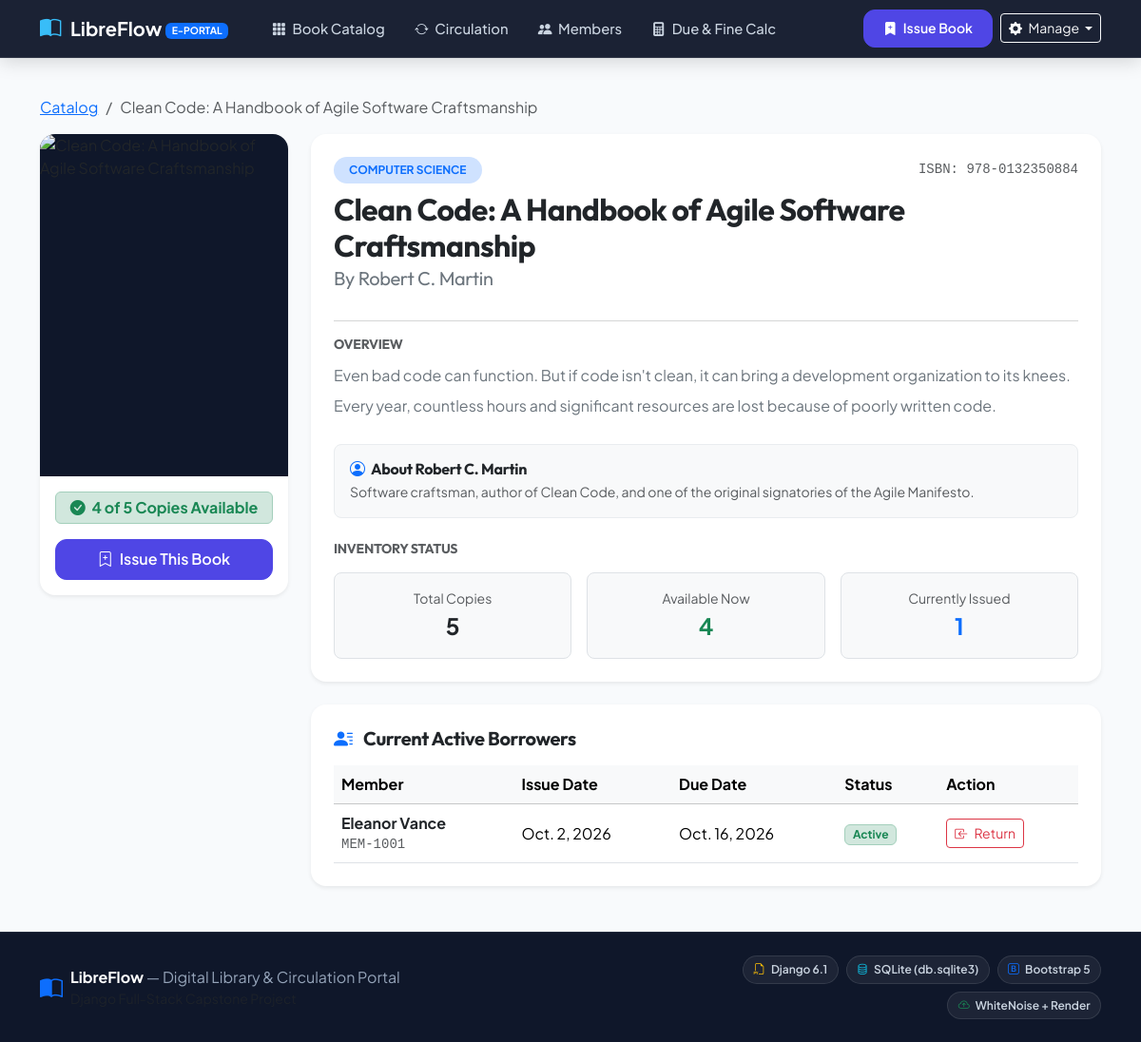
Page /books/1/ on the committed database.
### library/models.py (models this page shows, shortened)
class Book(models.Model):
    GENRE_CHOICES = [
        ('Fiction', 'Fiction'),
        ('Non-Fiction', 'Non-Fiction'),
        ('Computer Science', 'Computer Science & Tech'),
        ('Science', 'Science & Engineering'),
        ('History', 'History & Society'),
        ('Philosophy', 'Philosophy & Psychology'),
        ('Fantasy', 'Fantasy & Sci-Fi'),
        ('Mystery', 'Mystery & Thriller'),
        ('Biography', 'Biography & Memoir'),
        ('Business', 'Business & Economics'),
    ]
    title = models.CharField(max_length=255)
    author = models.ForeignKey(Author, on_delete=models.CASCADE, related_name='books')
    isbn = models.CharField(max_length=20, unique=True, verbose_name="ISBN")
    genre = models.CharField(max_length=100, choices=GENRE_CHOICES, default='Computer Science')
    description = models.TextField(blank=True, help_text="Brief synopsis or overview of the book")
    total_copies = models.PositiveIntegerField(default=1, help_text="Total inventory count")
    available_copies = models.PositiveIntegerField(default=1, help_text="Currently available copies")
    cover_url = models.URLField(
        max_length=500,
        blank=True,
        null=True,
        help_text="URL to book cover image (e.g. OpenLibrary or Unsplash)"
    )
    created_at = models.DateTimeField(auto_now_add=True)
    class Meta:
        ordering = ['title']
        verbose_name = 'Book'
        verbose_name_plural = 'Books'
    @property
    def borrowed_copies(self):
        return max(0, self.total_copies - self.available_copies)

class Author(models.Model):
    name = models.CharField(max_length=200, help_text="Author's full name")
    biography = models.TextField(blank=True, help_text="Short author biography or background")
    created_at = models.DateTimeField(auto_now_add=True)
    class Meta:
        ordering = ['name']
        verbose_name = 'Author'
        verbose_name_plural = 'Authors'

class CirculationRecord(models.Model):
    FINE_PER_DAY = Decimal('1.00')  # $1.00 per day overdue fine standard
    book = models.ForeignKey(Book, on_delete=models.CASCADE, related_name='circulation_records')
    member = models.ForeignKey(Member, on_delete=models.CASCADE, related_name='circulation_records')
    issue_date = models.DateField(default=timezone.now)
    due_date = models.DateField(help_text="Expected return date (default 14 days after issue)")
    return_date = models.DateField(null=True, blank=True, help_text="Actual return date")
    fine_amount = models.DecimalField(
        max_digits=8,
        decimal_places=2,
        default=Decimal('0.00'),
        help_text="Calculated fine for overdue return"
    )
    returned = models.BooleanField(default=False, verbose_name="Returned")
    notes = models.CharField(max_length=255, blank=True)
    class Meta:
        ordering = ['-issue_date', '-id']
        verbose_name = 'Circulation Record'
        verbose_name_plural = 'Circulation Records'
    @property
    def is_overdue(self):
        if self.returned:
            return bool(self.return_date and self.return_date > self.due_date)
        today = timezone.now().date()
        return bool(self.due_date and today > self.due_date)

class Member(models.Model):
    name = models.CharField(max_length=150)
    member_id = models.CharField(max_length=50, unique=True, verbose_name="Member ID")
    email = models.EmailField(unique=True)
    phone = models.CharField(max_length=20, blank=True)
    joined_date = models.DateField(default=timezone.now)
    class Meta:
        ordering = ['name']
        verbose_name = 'Member'
        verbose_name_plural = 'Members'

### library/views.py (the view)
# urls.py: path('books/<int:pk>/', views.book_detail, name='book_detail'),
def book_detail(request, pk):
    book = get_object_or_404(Book.objects.select_related('author'), pk=pk)
    active_records = book.circulation_records.filter(returned=False).select_related('member')
    past_records = book.circulation_records.filter(returned=True).select_related('member')[:10]
    context = {
        'book': book,
        'active_records': active_records,
        'past_records': past_records,
    }
    return render(request, 'library/book_detail.html', context)

### library/templates/library/book_detail.html (shortened to what this page needs)
{% extends 'base.html' %}
{% load static %}
{% block content %}
<div class="container-xl mt-4">
  <nav aria-label="breadcrumb" class="mb-3">
    <ol class="breadcrumb">
      <li class="breadcrumb-item"><a href="{% url 'catalog' %}">Catalog</a></li>
      <li class="breadcrumb-item active" aria-current="page">{{ book.title }}</li>
    </ol>
  </nav>
  <div class="row g-4">
    <div class="col-md-4 col-lg-3">
      <div class="card border-0 shadow-sm overflow-hidden rounded-4">
        <div style="height: 360px; background: #0f172a;" class="d-flex align-items-center justify-content-center overflow-hidden">
          {% if book.cover_url %}
            <img src="{{ book.cover_url }}" alt="{{ book.title }}" class="w-100 h-100 object-fit-cover" onerror="this.src='https://images.unsplash.com/photo-1544716278-ca5e3f4abd8c?w=500&auto=format&fit=crop&q=80';">
          {% else %}
            <i class="bi bi-book fs-1 text-light opacity-50"></i>
          {% endif %}
        </div>
        <div class="card-body p-3 text-center">
          {% if book.available_copies > 0 %}
            <div class="badge bg-success-subtle text-success border border-success-subtle p-2 w-100 mb-3 fs-6">
              <i class="bi bi-check-circle-fill me-1"></i> {{ book.available_copies }} of {{ book.total_copies }} Copies Available
            </div>
            <a href="{% url 'issue_book' %}?book_id={{ book.id }}" class="btn btn-primary-custom w-100">
              <i class="bi bi-bookmark-plus me-1"></i> Issue This Book
            </a>
          {% endif %}
        </div>
      </div>
    </div>
    <div class="col-md-8 col-lg-9">
      <div class="card border-0 shadow-sm rounded-4 p-4 mb-4">
        <div class="d-flex flex-wrap align-items-center justify-content-between gap-2 mb-2">
          <span class="badge bg-primary-subtle text-primary fw-bold text-uppercase px-3 py-2 rounded-pill">
            {{ book.genre }}
          </span>
          <span class="text-muted font-monospace small">ISBN: {{ book.isbn }}</span>
        </div>
        <h2 class="fw-bold mb-1">{{ book.title }}</h2>
        <h5 class="text-secondary fw-normal mb-3">By {{ book.author.name }}</h5>
        <hr class="my-3 text-muted">
        <h6 class="text-uppercase text-muted fw-bold small">Overview</h6>
        <p class="text-secondary lh-lg mb-4">
          {{ book.description|default:"No synopsis available for this title." }}
        </p>
        <div class="p-3 bg-light rounded-3 mb-4 border border-light-subtle">
          <h6 class="fw-bold mb-1"><i class="bi bi-person-circle me-1 text-primary"></i> About {{ book.author.name }}</h6>
          <p class="text-muted small mb-0">{{ book.author.biography|default:"No biographical info available." }}</p>
        </div>
        <h6 class="text-uppercase text-muted fw-bold small mb-3">Inventory Status</h6>
        <div class="row g-3">
          <div class="col-sm-4">
            <div class="p-3 bg-light rounded-3 text-center border">
              <div class="small text-muted">Total Copies</div>
              <div class="fs-4 fw-bold text-dark">{{ book.total_copies }}</div>
            </div>
          </div>
          <div class="col-sm-4">
            <div class="p-3 bg-light rounded-3 text-center border">
              <div class="small text-muted">Available Now</div>
              <div class="fs-4 fw-bold text-success">{{ book.available_copies }}</div>
            </div>
          </div>
          <div class="col-sm-4">
            <div class="p-3 bg-light rounded-3 text-center border">
              <div class="small text-muted">Currently Issued</div>
              <div class="fs-4 fw-bold text-primary">{{ book.borrowed_copies }}</div>
            </div>
          </div>
        </div>
      </div>
      <div class="card border-0 shadow-sm rounded-4 p-4">
        <h5 class="fw-bold mb-3"><i class="bi bi-person-lines-fill me-2 text-primary"></i> Current Active Borrowers</h5>
        {% if active_records %}
          <div class="table-responsive">
            <table class="table table-hover align-middle mb-0">
              <thead class="table-light">
                <tr>
                  <th>Member</th>
                  <th>Issue Date</th>
                  <th>Due Date</th>
                  <th>Status</th>
                  <th>Action</th>
                </tr>
              </thead>
              <tbody>
                {% for rec in active_records %}
                  <tr>
                    <td>
                      <a href="{% url 'member_dashboard' rec.member.id %}" class="fw-bold text-decoration-none text-dark">
                        {{ rec.member.name }}
                      </a>
                      <div class="small text-muted font-monospace">{{ rec.member.member_id }}</div>
                    </td>
                    <td>{{ rec.issue_date }}</td>
                    <td>{{ rec.due_date }}</td>
                    <td>
                      {% if rec.is_overdue %}
                        <span class="badge bg-danger">
                          <i class="bi bi-exclamation-octagon-fill me-1"></i> Overdue ({{ rec.days_overdue }}d)
                        </span>
                      {% else %}
                        <span class="badge bg-success-subtle text-success border border-success-subtle">
                          Active
                        </span>
                      {% endif %}
                    </td>
                    <td>
                      <a href="{% url 'return_book' rec.id %}" class="btn btn-sm btn-outline-danger">
                        <i class="bi bi-box-arrow-in-left me-1"></i> Return
                      </a>
                    </td>
                  </tr>
                {% endfor %}
              </tbody>
            </table>
          </div>
        {% else %}
          <p class="text-muted small mb-0">No active circulation records. All available copies are in library shelves.</p>
        {% endif %}
      </div>
    </div>
  </div>
</div>
{% endblock %}

### library/static/css/style.css (style rules this page uses)
:root { --primary: #4f46e5; --primary-hover: #4338ca; --primary-light: #eef2ff; --secondary: #0ea5e9; --secondary-hover: #0284c7; --success: #10b981; --success-light: #ecfdf5; --warning: #f59e0b; --warning-light: #fffbeb; --danger: #ef4444; --danger-light: #fef2f2; --dark: #0f172a; --dark-surface: #1e293b; --gray-50: #f8fafc; --gray-100: #f1f5f9; --gray-200: #e2e8f0; --gray-300: #cbd5e1; --gray-600: #475569; --gray-700: #334155; --gray-800: #1e293b; --gray-900: #0f172a; --radius-sm: 8px; --radius-md: 12px; --radius-lg: 16px; --radius-xl: 24px; --shadow-sm: 0 1px 2px 0 rgb(0 0 0 / 0.05); --shadow-md: 0 4px 6px -1px rgb(0 0 0 / 0.1), 0 2px 4px -2px rgb(0 0 0 / 0.1); --shadow-lg: 0 10px 15px -3px rgb(0 0 0 / 0.1), 0 4px 6px -4px rgb(0 0 0 / 0.1); --shadow-xl: 0 20px 25px -5px rgb(0 0 0 / 0.1), 0 8px 10px -6px rgb(0 0 0 / 0.1); --transition: all 0.25s cubic-bezier(0.16, 1, 0.3, 1); }
body { font-family: 'Plus Jakarta Sans', -apple-system, BlinkMacSystemFont, "Segoe UI", Roboto, sans-serif; background-color: #f8fafc; color: var(--gray-800); min-height: 100vh; display: flex; flex-direction: column; }
h1, h2, h3, h4, h5, h6, .brand-font { font-family: 'Outfit', sans-serif; letter-spacing: -0.02em; }
.btn-primary-custom { background: var(--primary); border-color: var(--primary); color: white; font-weight: 600; border-radius: var(--radius-md); padding: 0.55rem 1.25rem; transition: var(--transition); }

### rows in the picture
Book: title "Clean Code: A Handbook of Agile Software Craftsmanship", available_copies "4", total_copies "5", genre "COMPUTER SCIENCE", isbn "978-0132350884", author.name "Robert C. Martin", description "Even bad code can function. But if code isn't clean, it can bring a development organization to its knees. Every year, countless hours and significant resources are lost because of poorly written code.", author.biography "Software craftsman, author of Clean Code, and one of the original signatories of the Agile Manifesto.", borrowed_copies "1"
CirculationRecord: member.name "Eleanor Vance", member.member_id "MEM-1001", issue_date "Oct. 2, 2026", due_date "Oct. 16, 2026", returned "Active"
